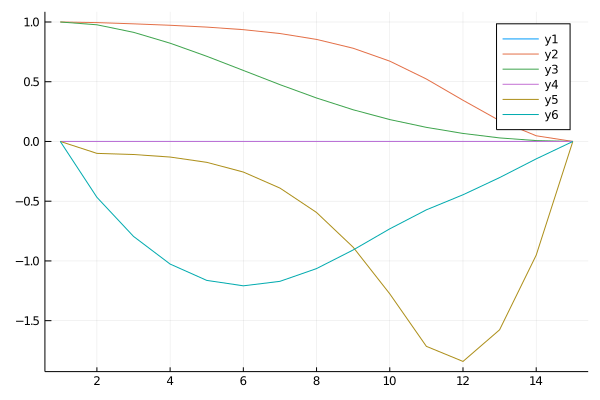

Julia code for this plot:
import Pkg; Pkg.activate(string(@__DIR__,"/..")); Pkg.instantiate();
using TrajectoryOptimization
const TO = TrajectoryOptimization
using StaticArrays, LinearAlgebra
using RobotDynamics
using Plots
using BenchmarkTools

include("src/grasp_model.jl")
include("src/visualize.jl")

N = 15
tf = 1.4
dt = tf/(N-1)

n = 6
m = 6
g = @SVector [0, 0, -9.81] # gravity
mu = .8                # friction constant
mass = .2               # mass
j = 1.                  # inertia
f = 3.                  # max grasp force

# rotational trajectory
θdd = .01*ones(N)
θd = [.01*t for t = 0:N-1]
θ = [.005*t^2 for t = 0:N-1]

# generate p v B matrices
p1_0 = [.0,1, 0]; v1_0 = [.0,-1, 0]
p2_0 = [.0,-1, 0]; v2_0 = [.0,1, 0]
p1, v1, B1 = generate_pvB_3D(p1_0, v1_0, θ)
p2, v2, B2 = generate_pvB_3D(p2_0, v2_0, θ)

model = SquareObject(n, m, mu, mass, j, f, g, [p1, p2], [v1, v2], [B1, B2])

x0 = @SVector [0.,1.,1.,0.,0.,0.]
xf = @SVector zeros(n)

# indices for convenience
pos_ind = 1:Int(n/2)
vel_ind = 1+Int(n/2):n
u_ind = n .+ (1:m)
F1_ind = n .+ (1:Int(m/2))
F2_ind = n .+ (1+Int(m/2):m)

# objective
Q = 1.0e-3*Diagonal(@SVector ones(n))
Qf = 10.0*Diagonal(@SVector ones(n))
R = 1.0*Diagonal(@SVector ones(m))
obj = LQRObjective(Q,R,Qf,xf,N);

# Create Empty ConstraintList
conSet = ConstraintList(n,m,N)

# Goal Constraint
goal = GoalConstraint(xf)
add_constraint!(conSet, goal, N)

include("src/new_constraints.jl")
for i = 1:N-1
    global model, u_ind, F1_ind, F2_ind, n, m
    local B, t_bal, A, max_f, A1, c1, nc1, A2, c2, nc2
    # Torque Balance
    B = [model.B[1][i] model.B[2][i]]
    t_bal = LinearConstraint(n, m, B, [θdd[i],0,0], Equality(), u_ind)
    add_constraint!(conSet, t_bal, i:i)

    # Max Grasp Force
    A = zeros(2, m)
    A[1,1:Int(m/2)] = model.v[1][i]
    A[2,1+Int(m/2):end] = model.v[2][i]
    max_f = LinearConstraint(n, m, A, model.f*ones(2), Inequality(), u_ind)
    add_constraint!(conSet, max_f, i:i)

    # SOCP friction Cone
    v1_i = model.v[1][i]
    A1 = (I - v1_i*v1_i')
    c1 = model.mu*v1_i
    nc1 = FrictionConstraint(n, m, A1, c1, TO.SecondOrderCone(), F1_ind)
    add_constraint!(conSet, nc1, i:i)

    v2_i = model.v[2][i]
    A2 = (I - v2_i*v2_i')
    c2 = model.mu*v2_i
    nc2 = FrictionConstraint(n, m, A2, c2, TO.SecondOrderCone(), F2_ind)
    add_constraint!(conSet, nc2, i:i)
end

# Problem
prob = Problem(model, obj, xf, tf, x0=x0, constraints=conSet);

u0 = @SVector [0, 1, model.mass*9.81/2, 0, -1, model.mass*9.81/2]
U0 = [u0 for k = 1:N-1]
initial_controls!(prob, U0)
rollout!(prob);

using Altro
opts = SolverOptions(
    verbose = 0,
    projected_newton_tolerance=4e-4,
    cost_tolerance_intermediate=4e-3,
    penalty_scaling=10.,
    penalty_initial=1.0,
    projected_newton=true
)

# normal solve
altro = ALTROSolver(prob, opts)
set_options!(altro, show_summary=true)
solve!(altro)
as = altro.stats

# benchmark solve
altro = ALTROSolver(prob, opts)
set_options!(altro, show_summary=false)
benchmark_solve!(altro)

# extract results
X = states(altro)
U = controls(altro)

x = [X[t][1] for t = 1:N]
y = [X[t][2] for t = 1:N]
z = [X[t][3] for t = 1:N]
xd = [X[t][4] for t = 1:N]
yd = [X[t][5] for t = 1:N]
zd = [X[t][6] for t = 1:N]

F1 = [U[t][2:3] for t = 1:N-1]
F2 = [U[t][5:6] for t = 1:N-1]

# visualize
anim = Animation()
for t = 1:N-1
    global F1, F2, y, z, model, θ
    local p, F
    p = [model.p[1][t][2:3], model.p[2][t][2:3]]
    F = [F1[t], F2[t]]
    visualize_square([y[t],z[t]], θ[t], p, F, model.mass*model.g[2:3], r=1)
    frame(anim)
end
gif(anim, string(@__DIR__,"/altro_3D_w_rotation.gif"), fps=2)

plot([x y z xd yd zd])
png(string(@__DIR__,"/altro_3D_w_rotation.png"))

"""
Solve Statistics
  Total Iterations: 42
  Solve Time: 208.64059899999998 (ms)
"""

# # verify in friction cone
# for i = 1:N-1
#     global X, U, dt, nc1
#     local t, z1, x1
#     t=1
#     z1 = KnotPoint(X[t], U[t], dt)
#     x1 = TO.evaluate(nc1, z1)
#     @show x1
# end
#
# for i = 1:N-1
#     global X, U, dt, nc2
#     local t, z1, x1
#     t=1
#     z1 = KnotPoint(X[t], U[t], dt)
#     x1 = TO.evaluate(nc2, z1)
#     @show x1
# end
#
#
# # verify max grasp force
# for i = 1:N-1
#     global U
#     local A
#     A = zeros(2, m)
#     A[1,1:Int(m/2)] = model.v[1][i]
#     A[2,1+Int(m/2):end] = model.v[2][i]
#     @show A*U[i]
# end
